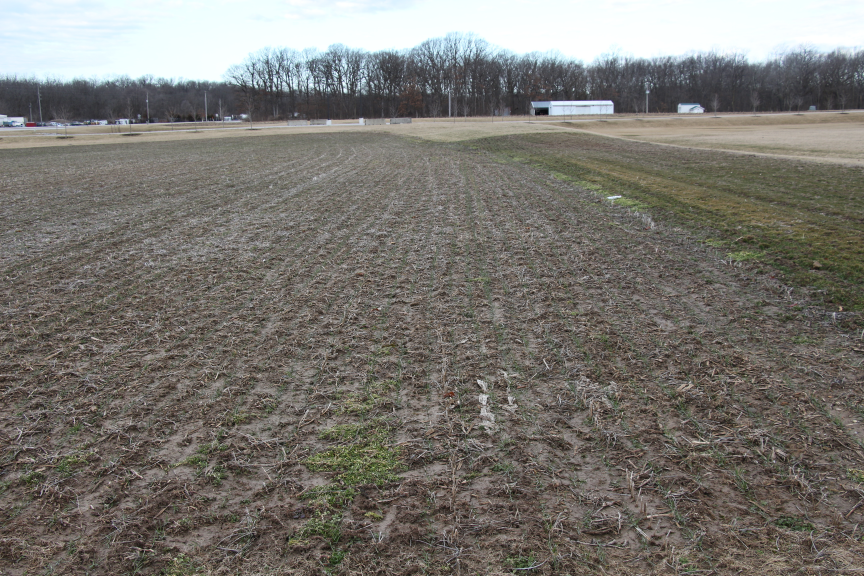
#> input picture Crop Images from Purdue/IMG_2669.JPG, 2592 x 1728 px (shown at 1/3 size)
$ python -i contour_algorithm.py   (imports and definitions only)
#> lines starting #> are read from the running program, lines starting #| are printed output that depends on the picture; after the words box and inside, x2 and y2 are one past the last pixel; in counts of white or black regions, pixels touching at a corner belong together
#> further down, picture is the input picture: shape (1728, 2592, 3); mean B, G, R 111.9, 117.6, 120.6
### Lines.py
import sys

import numpy
from cv2 import cv2
import numpy as np

"""
This class deals with everything to do with lines in our program
Every Algorithm calls functions from this class to:
    1. Draw the lines detected by OpenCV onto a frame
    2. Calculate intersections given a set of lines
    3. Draw the vanishing point onto the frame, given a set of x values
"""


# [25 lines left out: function polar2points, not called in this run]


def getIntersections(lines):
    """
    Calculates and returns all the intersection points between positive and negative gradient lines
    also returns a set of only the x co-ordinates for the intersections, for easier processing in the main methods
    Args:
        lines: [[votes, rho, theta]]

    Returns:
        intersections: [(x,y)]
        points: [x]
    """
    intersections = []
    points = []
    lines_left = []
    lines_right = []

    # check the lines array, only run if the lines array is not empty
    if lines is not None:

        # for each line in the lines array, we determine its slope.
        for line in lines:
            x1, y1, x2, y2 = assignCoordinateValues(line)

            # if the line is a vertical line, skip it
            if x2 == x1:
                continue
            else:
                slope = (y2 - y1) / (x2 - x1)

            # we only want to process lines that have a steep slope
            # keep in mind the x values increase to the right, y values increase downwards in an image
            if slope > 1 or slope < -1:
                # cv2.line(frame, (x1, y1), (x2, y2), (0, 0, 255), 1)

                # we split the lines into two different lists by their slopes (positive vs. negative)
                # we call these two list lines_right and lines_left
                if slope > 0:
                    lines_right.append(line)
                else:
                    lines_left.append(line)

        # for each possible pairs of line that can be made from lines_right and lines_left,
        # we find an intersection point
        for lineL in lines_left:
            for lineR in lines_right:
                x1L, y1L, x2L, y2L = assignCoordinateValues(lineL)
                x1R, y1R, x2R, y2R = assignCoordinateValues(lineR)

                # calls the getIntersection helper function
                intersect = getIntersection(((x1L, y1L), (x2L, y2L)), ((x1R, y1R), (x2R, y2R)))
                if type(intersect) is bool:
                    continue

                # the intersections array is an array of points coordinates (x, y)
                # the points array is an array of the x coordinates of the points
                intersections.append(intersect)
                points.append(intersect[0])

    return intersections, points


def assignCoordinateValues(line):
    """
    Helper method,
    Since we will be working with different types of lines, we need a way to convert any type of line into
    the required form of (x1, y1), (x2, y2), which makes it easier to draw onto frame.
    This method takes any line as an input and returns it with our desired format
    :param line:
                Can be of three types currently (please update if new types of lines are utilized)
                1. Hough Algorithm: [((x1,y1), (x2,y2))] (element of outer array is of type numpy.ndarray)
                2. Contour Algorithm: [x1 y1 x2 y2]
                3. Mini Contour Algorithm: [[votes, rho, theta]]
    :return: [x1 y1 x2 y2] (converts line to point form)
    """

    # Type 1
    if isinstance(line[0], numpy.ndarray) and len(line[0]) == 4:
        x1, y1, x2, y2 = line[0]
    # Type 2
    elif isinstance(line, list) and len(line) == 4:
        x1, y1, x2, y2 = line
    # Type 3
    else:
        points = polar2points(line[0][1], line[0][2])
        x1, y1 = points[0]
        x2, y2 = points[1]

    return x1, y1, x2, y2


# [30 lines left out: function getIntersection, not called in this run]


# helper function to draw lines on given frame
def drawLinesOnFrame(lines, frame):
    """
    Helper function that draws lines on a frame
    :param lines: set of all lines
    :param frame: frame on which lines need to be drawn
    :return: the updated frame
    """
    if lines is not None:
        for line in lines:
            x1, y1, x2, y2 = assignCoordinateValues(line)

            # Avoids math error, and we can skip since we don't care about horizontal lines
            if x1 == x2:
                continue
            slope = (float(y2 - y1)) / (x2 - x1)
            # Check if slope is sufficiently large, since we are interested in vertical lines
            if abs(slope) > 1:
                cv2.line(frame, (x1, y1), (x2, y2), (0, 0, 255), 2, cv2.LINE_AA)
    return frame


def drawVanishingPoint(frame, points):
    """
    Function that draws the vanishing point onto a frame
    :param frame: the frame on which the point needs to be drawn
    :param points: a list of x co-ordinates from which the vanishing point will be calculated
    :return: (x, y), where x is the median intersection point and y is a constant value
    """
    if len(points) != 0:
        IntersectingX = np.median(points)
        cv2.circle(frame, (int(IntersectingX), int(frame.shape[1] / 2)), 8, (255, 0, 0), -1)

        return (int(IntersectingX), int(frame.shape[1] / 2))

### contour_algorithm.py
import numpy as np
import cv2
import sys

import Lines


class contour_algorithm:

    def __init__(self):
        # constructor -- assigns the following parameters

        # HSV green thresholds
        self.low_green = np.array([25, 52, 72])
        self.high_green = np.array([102, 255, 255])

        # filtering parameters
        self.averagingKernelSize = (5, 5)
        self.gaussKernelSize = (3, 3)
        self.dilateKernelSize = (5, 5)
        self.sigmaX = 0

        # contour parameters
        self.contourColor = (0, 129, 255)
        self.minContourArea = 3000

        # Canny edge parameters
        self.cannyLowThld = 75
        self.cannyHighThld = 150

        # dimensions
        self.HEIGHT = 720
        self.WIDTH = 1280

    def processFrame(self, frame):
        # This function uses contouring to create contours around each crop row
        # and uses these contours to find centroid lines, and the correspond row vanishing point
        # This function takes in the current frame (mat) as a parameter, and returns the
        # vanishing point (tuple)

        black_frame = np.uint8(np.zeros((720, 1280, 3)))
        mask = self.createBinaryMask(frame)

        # Perform canny edge detection
        edges = cv2.Canny(mask, self.cannyLowThld, self.cannyHighThld)
        blurred_edges = self.gaussianBlur(edges)

        cnt, contour_frame = self.getContours(mask)
        cv2.drawContours(black_frame, cnt, -1, self.contourColor, 3)
        # fillPoly fills in the polygons in the frame
        cv2.fillPoly(black_frame, pts=cnt, color=self.contourColor)
        lines, slopes, ellipseFrame = self.ellipseSlopes(cnt, black_frame)
        Lines.drawLinesOnFrame(lines, black_frame)
        intersections, points = Lines.getIntersections(lines)
        vanishpoint = Lines.drawVanishingPoint(ellipseFrame, points)

        return ellipseFrame, vanishpoint
        #cv2.imshow("contours", black_frame)
        # cv2.imshow("contour algorithm", ellipseFrame)

    # return vanishpoint

    def createBinaryMask(self, frame):
        # Current frame is input as a parameter
        # The function uses HSV filtering with the specificed low_green to high_green HSV range
        # to binarize the image and returns the binary frame

        # Run averaging filter to blur the frame
        kernel = np.ones((5, 5), np.float32) / 25
        frame = cv2.filter2D(frame, -1, kernel)

        # Convert to hsv format to allow for easier colour filtering
        hsv = cv2.cvtColor(frame, cv2.COLOR_BGR2HSV)
#> hsv: shape (1728, 2592, 3); mean H, S, V 38.5, 33.5, 123.7
        # Filter image and allow only shades of green to pass
        mask = cv2.inRange(hsv, self.low_green, self.high_green)
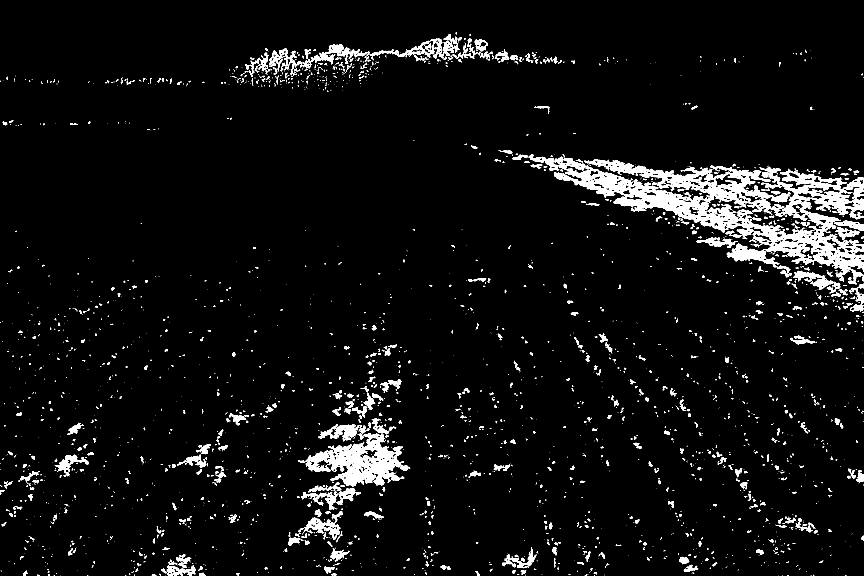
#> mask: shape (1728, 2592) (shown at 1/3 size); 5% white; 2926 white regions (2161 under 20 px), largest, box (x1, y1, x2, y2) and area: (1662, 477, 2592, 853) 94926, (894, 1277, 1231, 1459) 22085, (1109, 103, 1379, 179) 4198
#> in processFrame, `edges = cv2.Canny(mask, self.cannyLowThld, self.cannyHighThld)`:
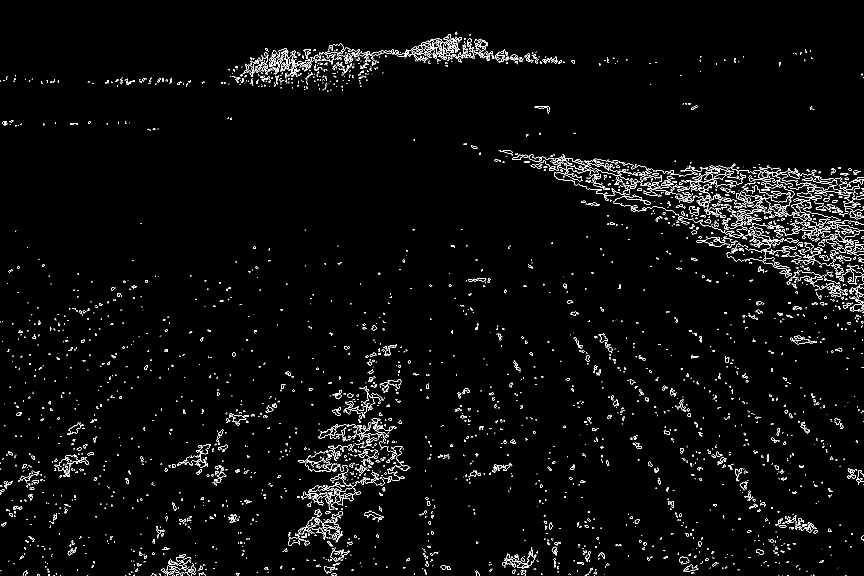
#> edges: shape (1728, 2592) (shown at 1/3 size); 1.8% white in thin lines or dots

        return mask

    def gaussianBlur(self, frame):
        # Current frame is input as a parameter
        # This function applies gaussian blurring to the frame
        # And returns the resulting blurred frame
        mask = cv2.GaussianBlur(frame, self.gaussKernelSize, self.sigmaX)
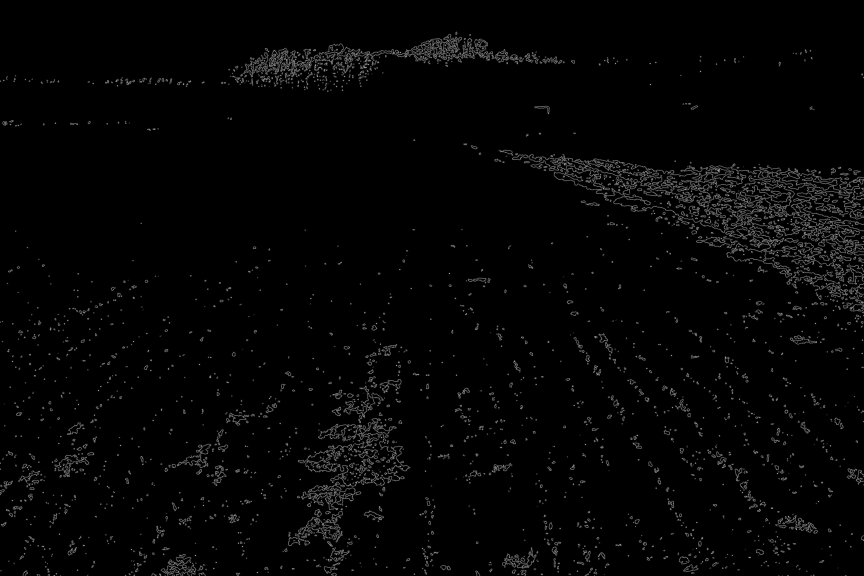
#> mask: shape (1728, 2592) (shown at 1/3 size); min 0, max 191, mean 4.6
        return mask

    def ellipseSlopes(self, cnt, black_frame):
        # Takes in the list of contours on the frame and the frame with contours (black frame) as parameters
        # This function draws ellipses around each contour on black_frame using the fitEllipse function
        # Uses the fitline function with the list of contours to create a set of lines
        # Returns an array of lines, an array of slopes and an updated frame with ellipses and lines
        slopes = []
        lines = []
        for cnt in cnt:
            if cv2.contourArea(cnt) > self.minContourArea:
                rect = cv2.minAreaRect(cnt)
                box = cv2.boxPoints(rect)
                box = np.int0(box)
                black_frame = cv2.drawContours(black_frame, [box], 0, (255, 255, 255), 2)
                ellipse = cv2.fitEllipse(cnt)
                cv2.ellipse(black_frame, ellipse, (255, 255, 255), 2)
                rows, cols = black_frame.shape[:2]
                # Defines a line for the contour using the fitLine function
                [vx, vy, x, y] = cv2.fitLine(cnt, cv2.DIST_L2, 0, 0.01, 0.01)
                # calculates the slope and adds the slope to the array of slopes
                slope = vy / vx
                slopes.append(slope)
                # Finds two other points on the line using the slope
                lefty = int((-x * vy / vx) + y)
                righty = int(((cols - x) * vy / vx) + y)
                #black_frame = cv2.line(black_frame, (cols - 1, righty), (0, lefty), (255, 255, 0), 9)
                # Appends a line to the lines array using the (x1,y1,x2,y2) definition
                lines.append([cols - 1, righty, 0, lefty])

        return lines, slopes, black_frame

    def getContours(self, binary_mask):
        # Takes in a binary image as a parameter
        # Uses the cv2 findContours function to find the contours (creates closed shapes around connected pixels) in the image
        # returns a list of contours and blank frame with contours filled in
        frame = np.zeros((self.HEIGHT, self.WIDTH, 3))
        ret, thresh = cv2.threshold(binary_mask, 0, 254, 0)
#> thresh: shape (1728, 2592); values 0 (black) and 254 (white), 5% white; 2926 white regions (2161 under 20 px)
        contours, hierarchy = cv2.findContours(thresh, cv2.RETR_TREE, cv2.CHAIN_APPROX_SIMPLE)
#> contours = 3827 contours, 3055 with area under 20; largest, box (x1, y1, x2, y2) and area: (1662, 477, 2592, 853) 108940, (894, 1277, 1231, 1459) 24471, (1109, 103, 1379, 179) 5192, (908, 1553, 1021, 1620) 2914, (955, 1272, 1085, 1324) 2880
        cnt = contours
#> cnt has the same summary as contours
        cv2.drawContours(frame, cnt, -1, (0, 255, 0), 2)
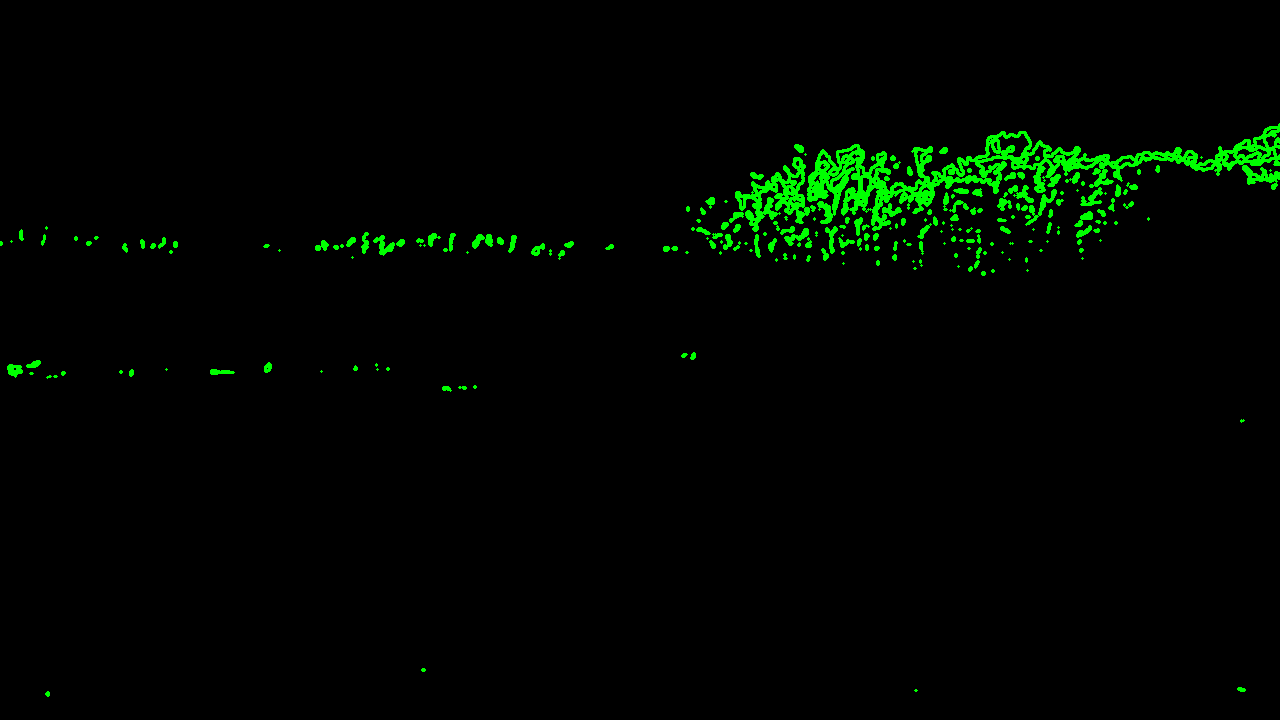
#> frame: shape (720, 1280, 3) float64; mean of channels 0, 1, 2 0, 5.9, 0; drawn as B, G, R
        cv2.fillPoly(frame, pts=cnt, color=(0, 255, 0))

        return cnt, frame

>>> import cv2
>>> picture = cv2.imread('Crop Images from Purdue/IMG_2669.JPG')
>>> result = contour_algorithm().processFrame(picture)
#> in processFrame, `cnt, contour_frame = self.getContours(mask)`: cnt has the same summary as contours in getContours
#> in processFrame, `cv2.fillPoly(black_frame, pts=cnt, color=self.contourColor)`:
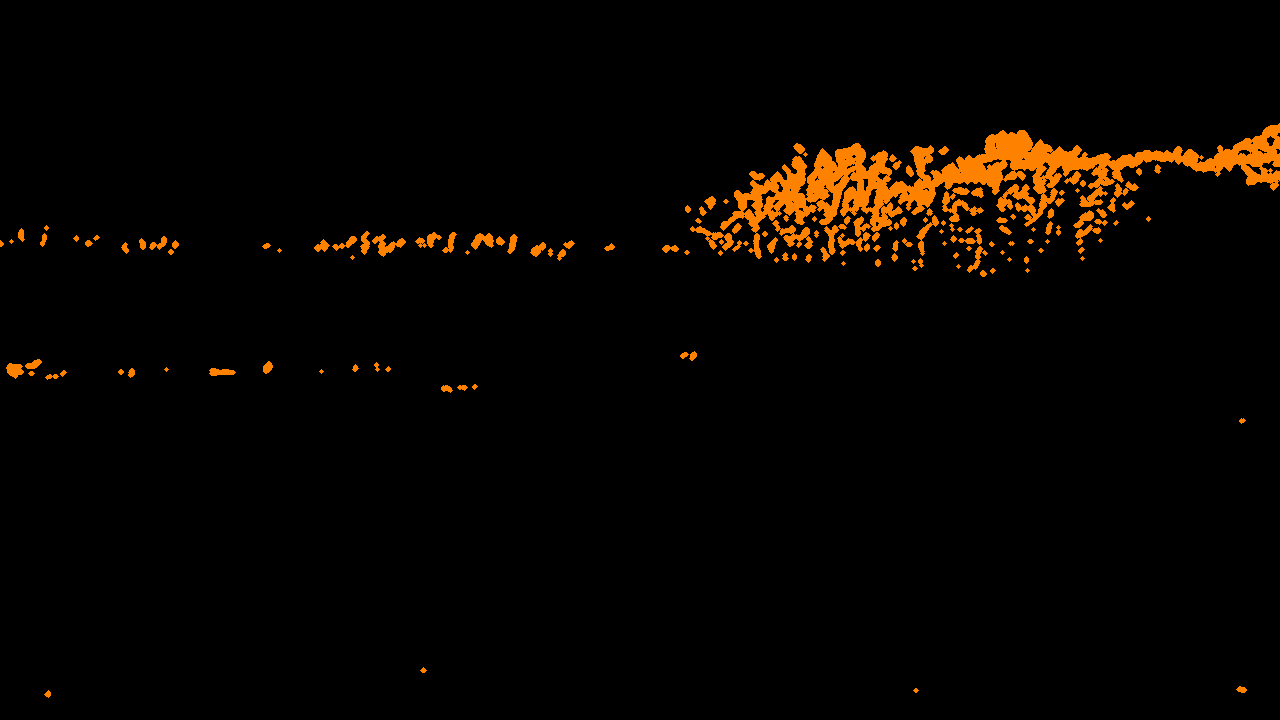
#> black_frame: shape (720, 1280, 3); mean of channels 0, 1, 2 0, 4.1, 8.1; drawn as B, G, R
#> the loop in ellipseSlopes, `for cnt in cnt:` made 3827 passes
#> (rect, box, ellipse, vx, vy, x, y, slope) on passes 1281, 2729, 3791: (((1070, 1399), (297.3, 196.4), -28.09), [[985, 1555], [892, 1382], [1154, 1242], [1247, 1415]], ((1079.5, 1378.8), (145.5, 280.2), 90.93), [1], [-0.0122], [1079.2], [1378.1], [-0.0122]), (((2130.1, 641.2), (320.1, 958.4), -83.49), [[2588, 854], [1635, 745], [1672, 427], [2624, 536]], ((2220.4, 628.9), (268.9, 846.2), 102.2), [0.975], [0.223], [2238.3], [621.6], [0.229]), (((1245.1, 160.5), (266.2, 64.57), -13.55), [[1123, 223], [1108, 160], [1366, 97], [1382, 160]], ((1265.8, 146.9), (54.86, 243.7), 82.67), [0.992], [-0.123], [1276.6], [147.9], [-0.124])
#> cnt on passes 1 to 6: [[2432, 1727], [2434, 1727]], [[2346, 1727], [2347, 1727]], [[2336, 1727]], [[1782, 1727], [1784, 1727]], [[495, 1727]], [[181, 1727]]
#> after the loop in ellipseSlopes, `for cnt in cnt:`:
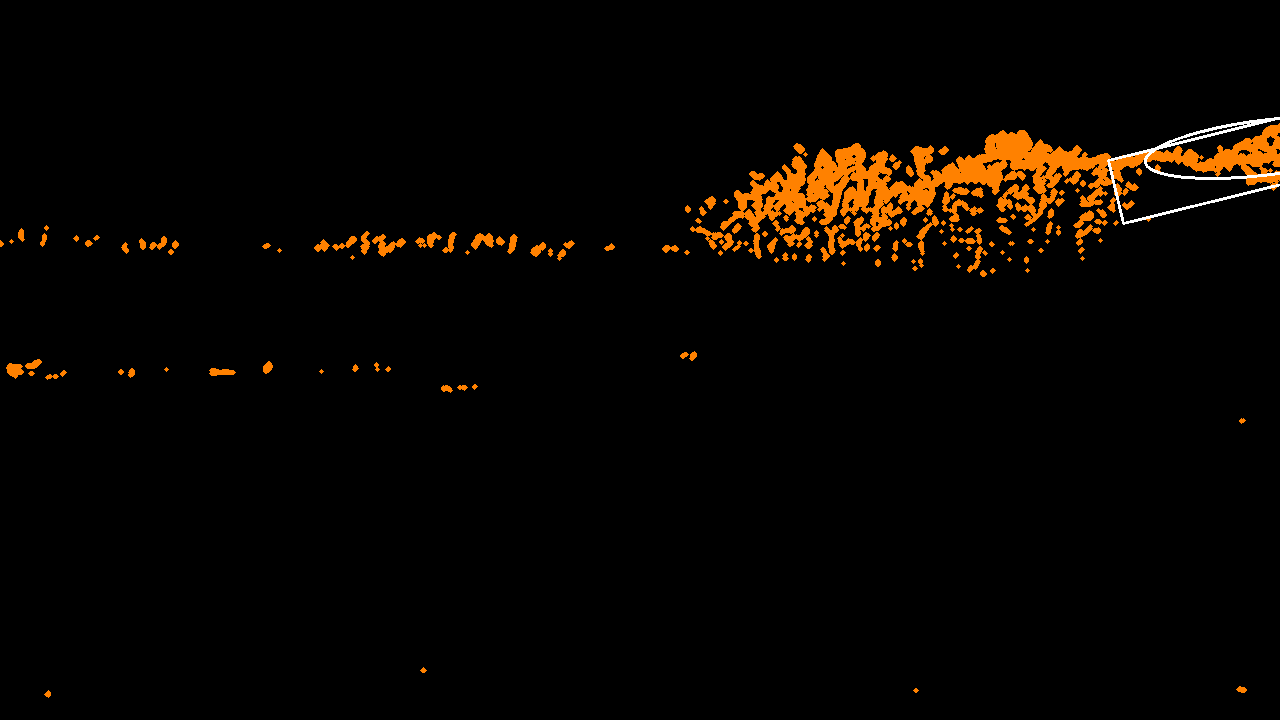
#> black_frame: shape (720, 1280, 3); 0.21% of pixels changed, all inside (x1, y1, x2, y2) = (1107, 117, 1280, 225); drawn as B, G, R
#> after the loop in ellipseSlopes, `for cnt in cnt:`: lines = [[1279, 1375, 0, 1391], [1279, 402, 0, 108], [1279, 147, 0, 306]]; slopes = [[-0.0122], [0.229], [-0.124]]
#> the loop in drawLinesOnFrame, `for line in lines:` made 3 passes
#> (line, y1, y2, slope) on passes 1 to 3: ([1279, 1375, 0, 1391], 1375, 1391, -0.0125), ([1279, 402, 0, 108], 402, 108, 0.23), ([1279, 147, 0, 306], 147, 306, -0.124)
#> the loop in getIntersections, `for line in lines:` made 3 passes
#> after the loop in getIntersections, `for line in lines:`: lines_left = []
